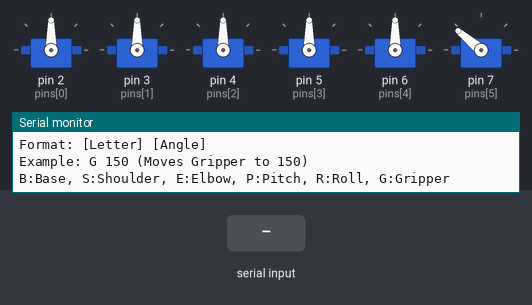
A sketch run on a simulated Arduino Uno, built with avr-gcc and run on an emulated ATmega328P. On the bench: 6 × servo, the last lines printed to the serial monitor. The test bench sets the inputs (shaded band).

Above: at 1.2 s.
1.3 s: "G\n" received over Serial
At 2.75 s:
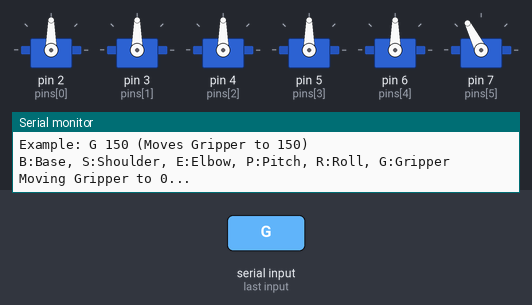
4.3 s: byte 66 ('B') received over Serial
At 6.26 s:
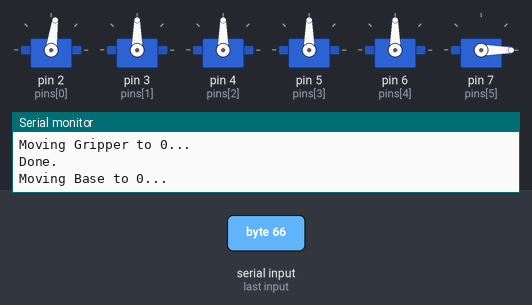
7.3 s: byte 83 ('S') received over Serial
At 9.06 s:
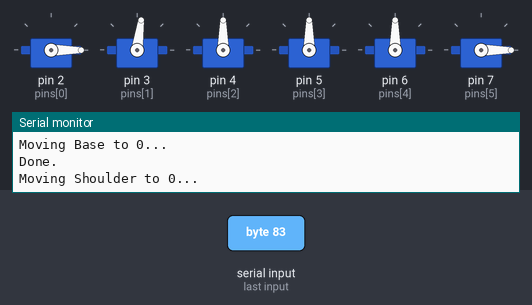
10.3 s: byte 69 ('E') received over Serial
At 11.87 s:
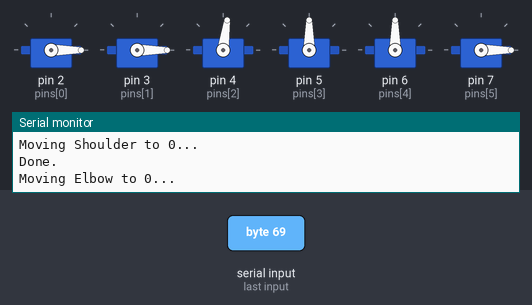
13.3 s: byte 80 ('P') received over Serial
At 14.68 s:
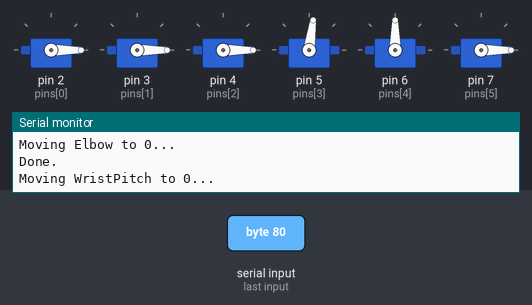
16.3 s: byte 82 ('R') received over Serial
At 19.6 s:
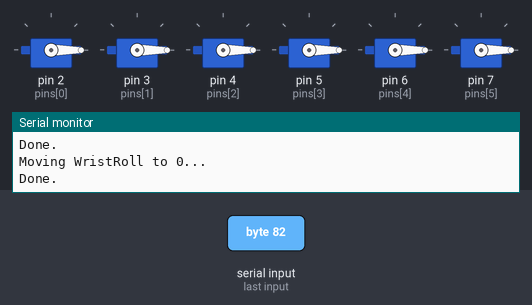
Timing chart, 0 to 20.3 s (numbered marks = the images above; inputs shaded):
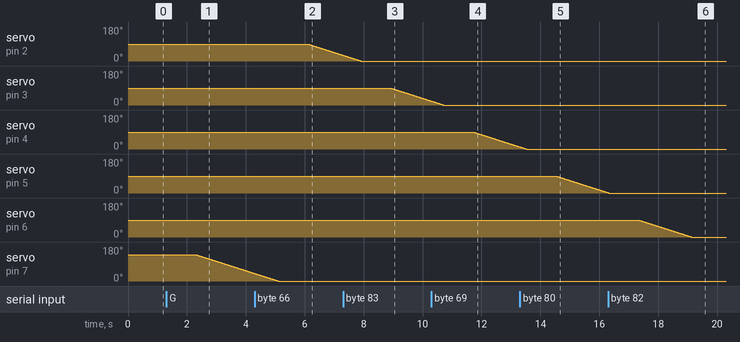

Measured:
- after the input at 1.3 s, servo on pin 7 (pins[5]): moves from 140° to 40° over 2.0 s, starting after 1.0 s
- after the input at 4.3 s, servo on pin 2 (pins[0]): moves from 90° to 30° over 1.2 s, starting after 1.8 s
- after the input at 7.3 s, servo on pin 3 (pins[1]): moves from 90° to 21° over 1.4 s, starting after 1.6 s
- after the input at 10.3 s, servo on pin 4 (pins[2]): moves from 90° to 11° over 1.6 s, starting after 1.4 s
- after the input at 13.3 s, servo on pin 5 (pins[3]): moves from 90° to 1° over 1.8 s, starting after 1.2 s
- after the input at 16.3 s, servo on pin 6 (pins[4]): moves from 90° to 0° over 1.8 s, starting after 1.0 s

The sketch:

sketch_apr15a.ino
```cpp
#include <Servo.h>

Servo servos[6];
int pins[6] = {2, 3, 4, 5, 6, 7};
String servoNames[6] = {"Base", "Shoulder", "Elbow", "WristPitch", "WristRoll", "Gripper"};
int currentAngles[6] = {90, 90, 90, 90, 90, 140}; // Safe starting positions

// -------- SPEED SETTINGS --------
const int stepSize = 1;
const int stepDelay = 20; // Increase this number to make the arm move SLOWER

// -------- SMOOTH MOVE FUNCTION --------
void smoothMove(int index, int targetAngle) {
  while (currentAngles[index] < targetAngle) {
    currentAngles[index] += stepSize;
    servos[index].write(currentAngles[index]);
    delay(stepDelay);
  }
  while (currentAngles[index] > targetAngle) {
    currentAngles[index] -= stepSize;
    servos[index].write(currentAngles[index]);
    delay(stepDelay);
  }
}

void setup() {
  Serial.begin(9600);

  // Initialize perfectly to prevent startup snap
  for (int i = 0; i < 6; i++) {
    servos[i].write(currentAngles[i]);
    servos[i].attach(pins[i]);
  }

  Serial.println("Smooth Calibration Ready.");
  Serial.println("Format: [Letter] [Angle]");
  Serial.println("Example: G 150 (Moves Gripper to 150)");
  Serial.println("B:Base, S:Shoulder, E:Elbow, P:Pitch, R:Roll, G:Gripper");
}

void loop() {
  if (Serial.available() > 0) {

    // 1. Read the first character (The Letter)
    char cmd = Serial.read();

    // Ignore stray spaces or newlines in the serial buffer
    if (cmd == ' ' || cmd == '\n' || cmd == '\r') {
      return;
    }

    // 2. Read the number that comes after the letter
    int targetAngle = Serial.parseInt();

    // 3. Convert the letter to uppercase (so 'g' and 'G' both work)
    cmd = toupper(cmd);

    // 4. Map the letter back to your original 0-5 index
    int servoIndex = -1;
    if (cmd == 'B') servoIndex = 0;      // Base
    else if (cmd == 'S') servoIndex = 1; // Shoulder
    else if (cmd == 'E') servoIndex = 2; // Elbow
    else if (cmd == 'P') servoIndex = 3; // Pitch
    else if (cmd == 'R') servoIndex = 4; // Roll
    else if (cmd == 'G') servoIndex = 5; // Gripper

    // 5. Execute if the inputs are valid
    if (servoIndex != -1 && targetAngle >= 0 && targetAngle <= 180) {

      Serial.print("Moving ");
      Serial.print(servoNames[servoIndex]);
      Serial.print(" to ");
      Serial.print(targetAngle);
      Serial.println("...");

      // Call the smooth move function
      smoothMove(servoIndex, targetAngle);

      Serial.println("Done.\n");

    } else if (servoIndex == -1) {
      Serial.println("Invalid letter! Use B, S, E, P, R, or G.");
    } else {
      Serial.println("Invalid angle! Must be between 0 and 180.");
    }
  }
}
```
